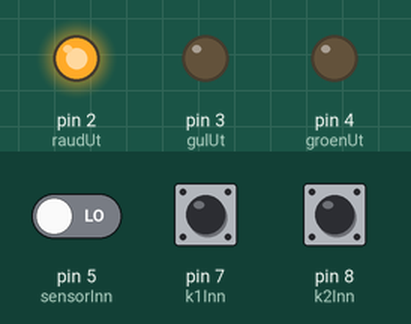
Bench run of a sketch on a simulated Arduino Uno, built with avr-gcc and run on an emulated ATmega328P. Parts: output pins drawn as LEDs (lit = HIGH). Dashed ring = blinking. The inputs (shaded band) are chosen by the test bench; at power-on: pin 5 (sensorInn) LOW, pin 7 (k1Inn) HIGH, pin 8 (k2Inn) HIGH.

Above: at 1.2 s.
1.3 s: pin 5 (sensorInn) driven HIGH
At 3.4 s:
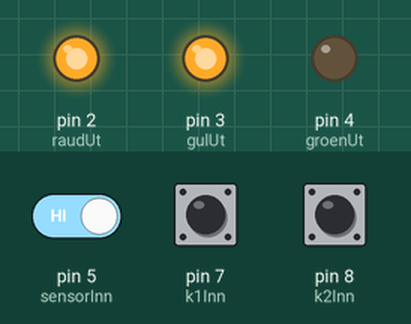
At 16.73 s:
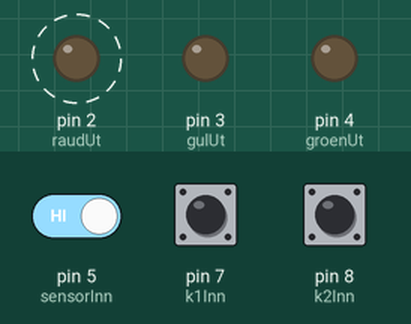
Timing chart, 0 to 18.6 s (numbered marks = the images above; inputs shaded):
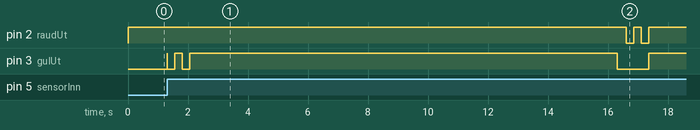

The sketch:

dat110_oblig_4_part_a1.ino
```cpp
int knapp1 = 0;
int knapp2 = 0;
int sensor = 0;
int tilstand = 0;

//knapp 1 = 1, knapp 2 = 2
//rett kombinasjon er 1 -> 2, altså (trykk1 == 1 && trykk2 == 2)
int trykk1 = 0;
int trykk2 = 0;

const int verdiKnapp1 = 1;
const int verdiKnapp2 = 2;
//endre på rettTrykk1 og 2 for å endre kombinasjonen (11, 12, 21, 22)
const int rettTrykk1 = 1;
const int rettTrykk2 = 2;

const int timeout = 15000; //15 sek

//er denne er false etter ein har trykka og det har skjedd noko
bool handtertTrykk = true;

const int LOCKED = 0;
const int WAITING0 = 1;
const int WAITING1 = 2;
const int CHECKING = 3;
const int UNLOCKED = 4;

const int raudUt = 2;
const int gulUt = 3;
const int groenUt = 4;
const int sensorInn = 5;
const int k1Inn = 7;
const int k2Inn = 8;

unsigned long enterMillis = 0;

void setup()
{
  pinMode(k1Inn, INPUT);
  pinMode(k2Inn, INPUT);
  pinMode(sensorInn, INPUT);
  pinMode(raudUt, OUTPUT);
  pinMode(gulUt, OUTPUT);
  pinMode(groenUt, OUTPUT);

  //Serial.begin(9600);

  skruPaaLED(raudUt);

}

void loop()
{
  knapp1 = digitalRead(k1Inn);
  knapp2 = digitalRead(k2Inn);
  sensor = digitalRead(sensorInn);
  //Serial.println(sensor);

  if (knapp1 == LOW && knapp2 == LOW) {
  	 handtertTrykk = true;
  }

  switch (tilstand) {

    //case 0 = locked
    //case 1 = waiting 0
    //case 2 = waiting 1
    //case 3 = checking
    //case 4 = unlocked

    case LOCKED:
      locked();
      break;

    case WAITING0:
      waiting(0);
      break;

    case WAITING1:
      waiting(1);
      break;

    case CHECKING:
      checking();
      break;

    case UNLOCKED:
      unlocked();
      break;

    default:
      break;
  }

  delay(10); // Wait for 10 millisecond(s)
}

void locked() {

  if (sensor == HIGH) {
  	tilstand = WAITING0;
    skruPaaLED(gulUt);
    enterMillis = millis();
    //Serial.println(enterMillis);
  }
  //gjer ingenting elles
}

void waiting(int status) {

  unsigned long nyMillis = millis();
  //Serial.println(nyMillis);

  //Serial.println(nyMillis - enterMillis);

  if (nyMillis - enterMillis >= timeout) {
    tilstand = LOCKED;
    skruAvLED(gulUt);
    delay(300);
    blinkLED(raudUt);
  } else if (handtertTrykk && (knapp1 == HIGH || knapp2 == HIGH)) {
    //enterMillis = millis();
    blinkLED(gulUt);
    handtertTrykk = false;

    if (status == 0) {
      tilstand = WAITING1;

      //sjekker kva knapp som blei trykka
      if (knapp1 == HIGH) {
      	trykk1 = verdiKnapp1;
      } else {
        trykk1 = verdiKnapp2;
      }

    } else if (status == 1) {
      tilstand = CHECKING;

      //sjekker kva knapp som blei trykka
      if (knapp1 == HIGH) {
      	trykk2 = verdiKnapp1;
      } else {
        trykk2 = verdiKnapp2;
      }
    }
  } else {
   	//gjer ingenting
  }

}

void unlocked() {
  delay(timeout); //venter ei stund

  //går tilbake til locked
  tilstand = LOCKED;
  skruAvLED(groenUt);
  delay(200);
  skruPaaLED(raudUt);
}

void checking() {

  if(trykk1 == rettTrykk1 && trykk2 == rettTrykk2) {
    //korrekt kode
    tilstand = UNLOCKED;
    skruAvLED(gulUt);
    skruAvLED(raudUt);
    delay(200);
    skruPaaLED(groenUt);
  } else {
    tilstand = LOCKED;
    skruAvLED(gulUt);
    delay(300);
    blinkLED(raudUt);
  }

  //nulstiller trykka
  trykk1 = 0;
  trykk2 = 0;
}

void skruPaaLED(int fargeUt) {
  digitalWrite(fargeUt, HIGH);
}

void skruAvLED(int fargeUt) {
  digitalWrite(fargeUt, LOW);
}

void blinkLED(int fargeUt) {
  digitalWrite(fargeUt, LOW);
  delay(250);
  digitalWrite(fargeUt, HIGH);
  delay(250);
  digitalWrite(fargeUt, LOW);
  delay(250);
  digitalWrite(fargeUt, HIGH);
}
```

Measured:
- after the input at 1.3 s, pin 2 (raudUt): alternates HIGH for 0.25 s and LOW for 0.25 s, 4 changes in all, then stays HIGH, starting after 15.3 s; pin 3 (gulUt): goes HIGH 0.01 s, LOW 0.25 s, HIGH 0.25 s, LOW 0.25 s, HIGH 14.2 s, LOW 1.1 s, then HIGH, starting at once
